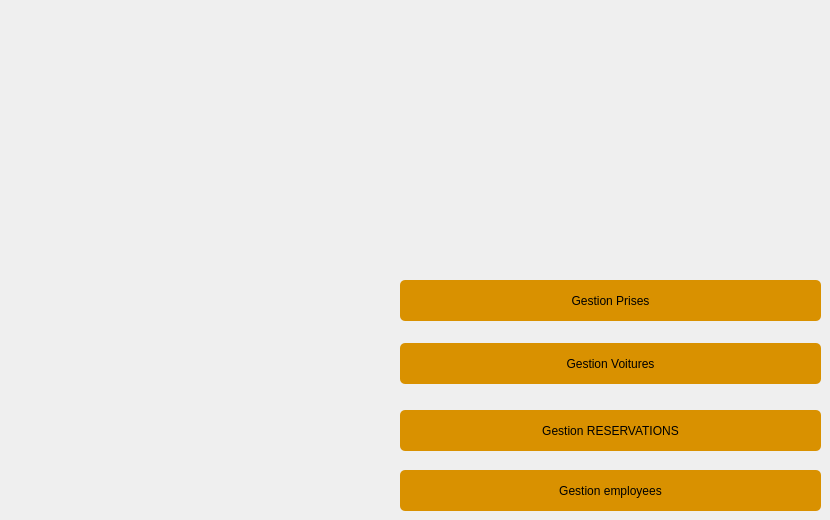
    <widget class="QWidget" name="menu">
     <widget class="QPushButton" name="Menu_Prises">
      <property name="geometry">
       <rect>
        <x>400</x>
        <y>280</y>
        <width>421</width>
        <height>41</height>
       </rect>
      </property>
      <property name="styleSheet">
       <string notr="true">border-radius:5px;
background-color: rgb(217, 145, 0);</string>
      </property>
      <property name="text">
       <string>Gestion Prises</string>
      </property>
     </widget>
     <widget class="QPushButton" name="Menu_Voiture">
      <property name="geometry">
       <rect>
        <x>400</x>
        <y>343</y>
        <width>421</width>
        <height>41</height>
       </rect>
      </property>
      <property name="styleSheet">
       <string notr="true">border-radius:5px;
background-color: rgb(217, 145, 0);</string>
      </property>
      <property name="text">
       <string>Gestion Voitures</string>
      </property>
     </widget>
     <widget class="QPushButton" name="Menu_Voiture_2">
      <property name="geometry">
       <rect>
        <x>400</x>
        <y>410</y>
        <width>421</width>
        <height>41</height>
       </rect>
      </property>
      <property name="styleSheet">
       <string notr="true">border-radius:5px;
background-color: rgb(217, 145, 0);</string>
      </property>
      <property name="text">
       <string>Gestion RESERVATIONS</string>
      </property>
     </widget>
     <widget class="QPushButton" name="Menu_Voiture_3">
      <property name="geometry">
       <rect>
        <x>400</x>
        <y>470</y>
        <width>421</width>
        <height>41</height>
       </rect>
      </property>
      <property name="styleSheet">
       <string notr="true">border-radius:5px;
background-color: rgb(217, 145, 0);</string>
      </property>
      <property name="text">
       <string>Gestion employees</string>
      </property>
     </widget>
    </widget>
